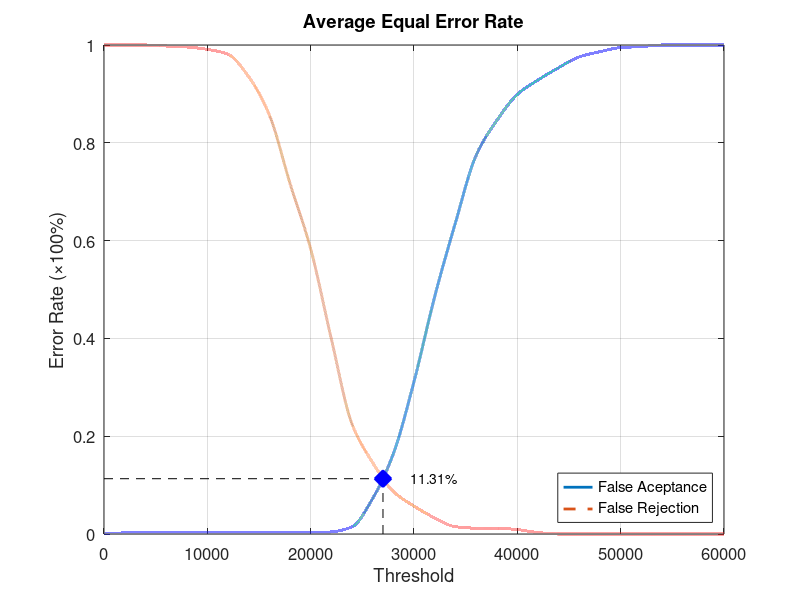
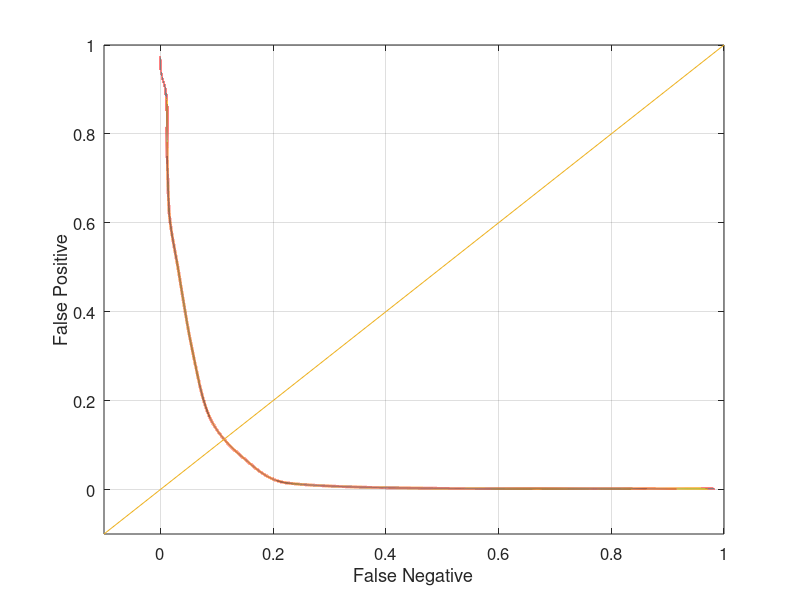

These charts were generated, in order, by the following MATLAB code:
function yEER = Database1Average
close all;
clear;
clc;
x = 0:2000:60000;
xq = 0:0.5:60000;

y0 = [0 0.00210526 0.00210526 0.00210526 0.00210526 0.00210526 0.00210526 0.00210526 0.00210526 0.00210526 0.00210526 0.00421053 0.0147368 0.0726316 0.164211 0.311579 0.485263 0.635789 0.773684 0.845263 0.898947 0.928421 0.953684 0.97579 0.986316 0.994737 0.996842 1 1 1 1];
yy0 = interp1(x, y0, xq, 'pchip');
y1 = [1 1 1 0.998 0.996 0.991 0.981 0.935 0.857 0.717 0.583 0.399 0.225 0.146 0.087 0.057 0.033 0.015 0.012 0.012 0.009 0.003 0 0 0 0 0 0 0 0 0];
yy1 = interp1(x, y1, xq, 'pchip');

% Calculating EER: 
y2 = abs(y0 - y1);
find(y2 == min(y2))
yy2 = abs(yy0 - yy1);
xEER = find(yy2 == min(yy2));
xEERIndex = xq(xEER) % X-axis EER
yEER = yy0(xEER) % Y-axis EER

main = figure
plot(xq, yy0,'-','LineWidth', 2);	hold on
plot(xq, yy1,'--','LineWidth', 2);	hold on
plot([xEERIndex xEERIndex], [0 yEER], 'k--');	hold on
plot([0 xEERIndex], [yEER yEER], 'k--');	hold on
plot(xEERIndex, yEER, 'bx', 'LineWidth', 10);	hold on
text(xEERIndex + 10 * xEERIndex / 100, yEER, [num2str(round((10000 * yEER)) / 100) '%'])
legend('False Aceptance', 'False Rejection', 'Location', 'SouthEast')
xlabel('Threshold')
ylabel('Error Rate (\times100%)')
title('Average Equal Error Rate')
set(gca, 'FontSize', 12)
axis([0 60000 0 1])
grid on

print(main, 'Database1AverageMain', '-dpng');
FNRxFPR = figure('Color', [1 1 1]);
plot(yy1, yy0, '-', yy1, yy0, 'LineWidth', 2);
hold on
y = -0.1:0.1:1
plot(y, y); 
set(gca, 'FontSize', 12)
xlabel('False Negative')
ylabel('False Positive')
axis([-0.1 1 -0.1 1])
set(gca, 'FontSize', 12)
grid on

print(FNRxFPR, 'Database1AverageFNRxFPR','-dpng');
end
